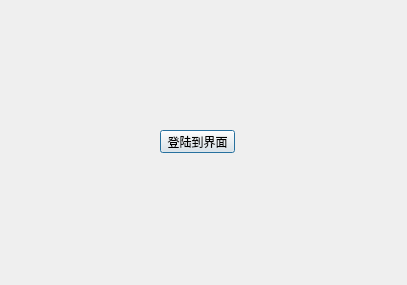
<?xml version="1.0" encoding="UTF-8"?>
<ui version="4.0">
 <class>LoginDlg</class>
 <widget class="QDialog" name="LoginDlg">
  <property name="geometry">
   <rect>
    <x>0</x>
    <y>0</y>
    <width>407</width>
    <height>285</height>
   </rect>
  </property>
  <property name="windowTitle">
   <string>Dialog</string>
  </property>
  <widget class="QPushButton" name="pushButton">
   <property name="geometry">
    <rect>
     <x>160</x>
     <y>130</y>
     <width>75</width>
     <height>23</height>
    </rect>
   </property>
   <property name="text">
    <string>登陆到界面</string>
   </property>
  </widget>
 </widget>
 <resources/>
 <connections>
  <connection>
   <sender>pushButton</sender>
   <signal>clicked()</signal>
   <receiver>LoginDlg</receiver>
   <slot>accept()</slot>
   <hints>
    <hint type="sourcelabel">
     <x>83</x>
     <y>90</y>
    </hint>
    <hint type="destinationlabel">
     <x>239</x>
     <y>165</y>
    </hint>
   </hints>
  </connection>
 </connections>
</ui>
